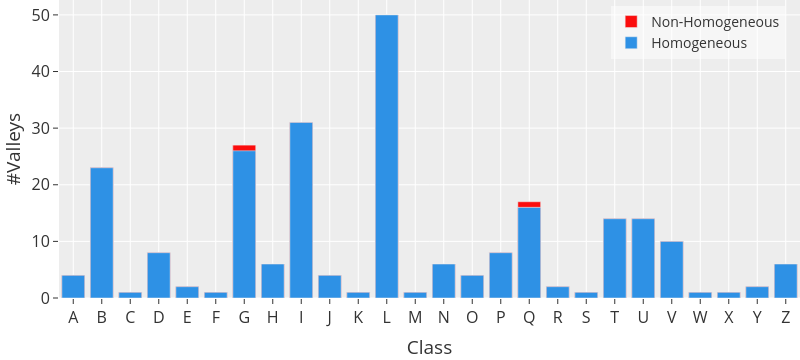

The code cell stored with this chart in its notebook:
### Code cell
a = 3
b = 0

fig = make_subplots(rows=1, cols=1)
fig.add_trace(go.Bar(x=c2f_1e4["Class"], y=c2f_1e4["Count"], name="Non-Homogeneous", marker=dict(color=color_seq[a])))
fig.add_trace(go.Bar(x=c2f_1e4["Class"], y=c2f_1e4["Count Majority"], name="Non-Homogeneous", marker=dict(color=color_seq[a]), showlegend=False))
fig.add_trace(go.Bar(x=c2f_1e4["Class"], y=c2f_1e4["Count Homogeneous"], name="Homogeneous", marker=dict(color=color_seq[b])))
fig.update_layout(barmode='overlay')

fig.update_layout(margin=dict(l=0, r=0, t=0, b=0), width=400*2, height=180*2, font=dict(size=16), legend=dict(
	xanchor="right", yanchor="top", x=0.98, y=0.98, bgcolor="rgba(255,255,255,0.5)", font=dict(size=14)))
fig.update_xaxes(title_text="Class", title_standoff=18, automargin=True)
fig.update_yaxes(title_text="#Valleys", title_standoff=18, automargin=True)
fig.write_image(f"plots/c2f_1e4.png", scale=8)
fig.show()

### Figure 1 — Plotly figure (JSON) as saved in the notebook; plotly's stock layout.template omitted (floating-point values rounded to 4 significant figures)
{"data": [{"marker": {"color": "#FB0D0D"}, "name": "Non-Homogeneous", "type": "bar", "x": ["A", "B", "C", "D", "E", "F", "G", "H", "I", "J", "K", "L", "M", "N", "O", "P", "Q", "R", "S", "T", "U", "V", "W", "X", "Y", "Z"], "y": [4, 23, 1, 8, 2, 1, 27, 6, 31, 4, 1, 50, 1, 6, 4, 8, 17, 2, 1, 14, 14, 10, 1, 1, 2, 6]}, {"marker": {"color": "#FB0D0D"}, "name": "Non-Homogeneous", "showlegend": false, "type": "bar", "x": ["A", "B", "C", "D", "E", "F", "G", "H", "I", "J", "K", "L", "M", "N", "O", "P", "Q", "R", "S", "T", "U", "V", "W", "X", "Y", "Z"], "y": [4, 23, 1, 8, 2, 1, 27, 6, 31, 4, 1, 50, 1, 6, 4, 8, 16, 2, 1, 14, 14, 10, 1, 1, 2, 6]}, {"marker": {"color": "#2E91E5"}, "name": "Homogeneous", "type": "bar", "x": ["A", "B", "C", "D", "E", "F", "G", "H", "I", "J", "K", "L", "M", "N", "O", "P", "Q", "R", "S", "T", "U", "V", "W", "X", "Y", "Z"], "y": [4, 23, 1, 8, 2, 1, 26, 6, 31, 4, 1, 50, 1, 6, 4, 8, 16, 2, 1, 14, 14, 10, 1, 1, 2, 6]}], "layout": {"barmode": "overlay", "font": {"size": 16}, "height": 360, "legend": {"bgcolor": "rgba(255,255,255,0.5)", "font": {"size": 14}, "x": 0.98, "xanchor": "right", "y": 0.98, "yanchor": "top"}, "margin": {"b": 0, "l": 0, "r": 0, "t": 0}, "width": 800, "xaxis": {"anchor": "y", "automargin": true, "domain": [0, 1], "title": {"standoff": 18, "text": "Class"}}, "yaxis": {"anchor": "x", "automargin": true, "domain": [0, 1], "title": {"standoff": 18, "text": "#Valleys"}}}}
